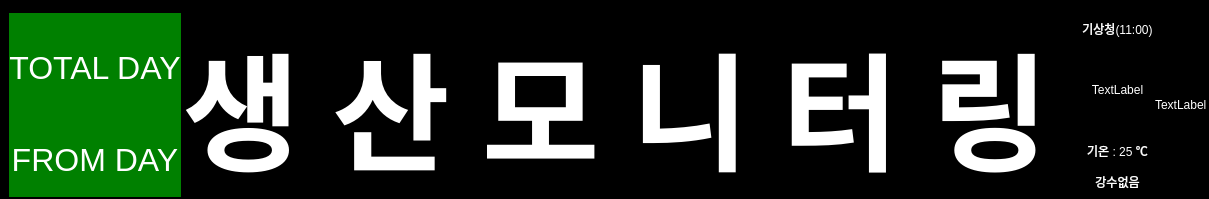
     <widget class="QFrame" name="frame">
      <property name="sizePolicy">
       <sizepolicy hsizetype="Preferred" vsizetype="Preferred">
        <horstretch>0</horstretch>
        <verstretch>3</verstretch>
       </sizepolicy>
      </property>
      <property name="styleSheet">
       <string notr="true">background-color:black;
color:white;</string>
      </property>
      <property name="frameShape">
       <enum>QFrame::StyledPanel</enum>
      </property>
      <property name="frameShadow">
       <enum>QFrame::Raised</enum>
      </property>
      <layout class="QHBoxLayout" name="horizontalLayout_13">
       <property name="spacing">
        <number>0</number>
       </property>
       <property name="leftMargin">
        <number>0</number>
       </property>
       <property name="rightMargin">
        <number>0</number>
       </property>
       <property name="bottomMargin">
        <number>0</number>
       </property>
       <item>
        <widget class="QLabel" name="label_img_NoAccident">
         <property name="sizePolicy">
          <sizepolicy hsizetype="Preferred" vsizetype="Preferred">
           <horstretch>1</horstretch>
           <verstretch>0</verstretch>
          </sizepolicy>
         </property>
         <property name="maximumSize">
          <size>
           <width>16777215</width>
           <height>570</height>
          </size>
         </property>
         <property name="text">
          <string/>
         </property>
         <property name="pixmap">
          <pixmap>assets/PyQt6/images/무재해.jpg</pixmap>
         </property>
         <property name="alignment">
          <set>Qt::AlignJustify|Qt::AlignVCenter</set>
         </property>
        </widget>
       </item>
       <item>
        <widget class="QFrame" name="frame_Accident">
         <property name="sizePolicy">
          <sizepolicy hsizetype="Preferred" vsizetype="Preferred">
           <horstretch>1</horstretch>
           <verstretch>0</verstretch>
          </sizepolicy>
         </property>
         <property name="frameShape">
          <enum>QFrame::StyledPanel</enum>
         </property>
         <property name="frameShadow">
          <enum>QFrame::Raised</enum>
         </property>
         <layout class="QVBoxLayout" name="verticalLayout_Accident">
          <property name="spacing">
           <number>0</number>
          </property>
          <property name="leftMargin">
           <number>0</number>
          </property>
          <property name="topMargin">
           <number>0</number>
          </property>
          <property name="rightMargin">
           <number>0</number>
          </property>
          <property name="bottomMargin">
           <number>0</number>
          </property>
          <item>
           <widget class="QLabel" name="label_totalDays">
            <property name="sizePolicy">
             <sizepolicy hsizetype="Preferred" vsizetype="Preferred">
              <horstretch>0</horstretch>
              <verstretch>3</verstretch>
             </sizepolicy>
            </property>
            <property name="styleSheet">
             <string notr="true">background-color:green;
color:white;
font-size:32px;</string>
            </property>
            <property name="text">
             <string>TOTAL DAY</string>
            </property>
            <property name="alignment">
             <set>Qt::AlignCenter</set>
            </property>
           </widget>
          </item>
          <item>
           <widget class="QLabel" name="label_fromDays">
            <property name="sizePolicy">
             <sizepolicy hsizetype="Preferred" vsizetype="Preferred">
              <horstretch>0</horstretch>
              <verstretch>2</verstretch>
             </sizepolicy>
            </property>
            <property name="styleSheet">
             <string notr="true">background-color:green;
color:white;
font-size:32px;</string>
            </property>
            <property name="lineWidth">
             <number>0</number>
            </property>
            <property name="text">
             <string>FROM DAY</string>
            </property>
            <property name="alignment">
             <set>Qt::AlignCenter</set>
            </property>
           </widget>
          </item>
         </layout>
        </widget>
       </item>
       <item>
        <widget class="QLabel" name="label_Title">
         <property name="sizePolicy">
          <sizepolicy hsizetype="Preferred" vsizetype="Preferred">
           <horstretch>5</horstretch>
           <verstretch>0</verstretch>
          </sizepolicy>
         </property>
         <property name="styleSheet">
          <string notr="true">font-weight:900;
font-size: 128px;
letter-spacing:32px;</string>
         </property>
         <property name="text">
          <string>생산모니터링</string>
         </property>
         <property name="alignment">
          <set>Qt::AlignCenter</set>
         </property>
        </widget>
       </item>
       <item>
        <widget class="QFrame" name="frame_Weather">
         <property name="sizePolicy">
          <sizepolicy hsizetype="Preferred" vsizetype="Preferred">
           <horstretch>1</horstretch>
           <verstretch>0</verstretch>
          </sizepolicy>
         </property>
         <property name="frameShape">
          <enum>QFrame::StyledPanel</enum>
         </property>
         <property name="frameShadow">
          <enum>QFrame::Raised</enum>
         </property>
         <layout class="QVBoxLayout" name="verticalLayout_weather">
          <property name="spacing">
           <number>0</number>
          </property>
          <property name="leftMargin">
           <number>0</number>
          </property>
          <property name="topMargin">
           <number>0</number>
          </property>
          <property name="rightMargin">
           <number>0</number>
          </property>
          <property name="bottomMargin">
           <number>0</number>
          </property>
          <item>
           <widget class="QLabel" name="label_weather_title">
            <property name="sizePolicy">
             <sizepolicy hsizetype="Preferred" vsizetype="Preferred">
              <horstretch>0</horstretch>
              <verstretch>1</verstretch>
             </sizepolicy>
            </property>
            <property name="text">
             <string>기상청(11:00)</string>
            </property>
            <property name="alignment">
             <set>Qt::AlignCenter</set>
            </property>
           </widget>
          </item>
          <item>
           <widget class="QLabel" name="label_weather_img">
            <property name="sizePolicy">
             <sizepolicy hsizetype="Preferred" vsizetype="Preferred">
              <horstretch>0</horstretch>
              <verstretch>3</verstretch>
             </sizepolicy>
            </property>
            <property name="text">
             <string>TextLabel</string>
            </property>
            <property name="alignment">
             <set>Qt::AlignCenter</set>
            </property>
           </widget>
          </item>
          <item>
           <widget class="QLabel" name="label_weather_temp">
            <property name="sizePolicy">
             <sizepolicy hsizetype="Preferred" vsizetype="Preferred">
              <horstretch>0</horstretch>
              <verstretch>1</verstretch>
             </sizepolicy>
            </property>
            <property name="text">
             <string>기온 : 25 ℃</string>
            </property>
            <property name="alignment">
             <set>Qt::AlignCenter</set>
            </property>
           </widget>
          </item>
          <item>
           <widget class="QLabel" name="label_PTY">
            <property name="sizePolicy">
             <sizepolicy hsizetype="Preferred" vsizetype="Preferred">
              <horstretch>0</horstretch>
              <verstretch>1</verstretch>
             </sizepolicy>
            </property>
            <property name="text">
             <string>강수없음</string>
            </property>
            <property name="alignment">
             <set>Qt::AlignCenter</set>
            </property>
           </widget>
          </item>
         </layout>
        </widget>
       </item>
       <item>
        <widget class="QFrame" name="frame_Clock">
         <property name="sizePolicy">
          <sizepolicy hsizetype="Preferred" vsizetype="Preferred">
           <horstretch>1</horstretch>
           <verstretch>0</verstretch>
          </sizepolicy>
         </property>
         <property name="frameShape">
          <enum>QFrame::StyledPanel</enum>
         </property>
         <property name="frameShadow">
          <enum>QFrame::Raised</enum>
         </property>
         <layout class="QVBoxLayout" name="verticalLayout_Clock">
          <property name="spacing">
           <number>0</number>
          </property>
          <property name="leftMargin">
           <number>0</number>
          </property>
          <property name="topMargin">
           <number>0</number>
          </property>
          <property name="rightMargin">
           <number>0</number>
          </property>
          <property name="bottomMargin">
           <number>0</number>
          </property>
          <item>
           <widget class="QLabel" name="label_4">
            <property name="text">
             <string>TextLabel</string>
            </property>
           </widget>
          </item>
         </layout>
        </widget>
       </item>
      </layout>
     </widget>
